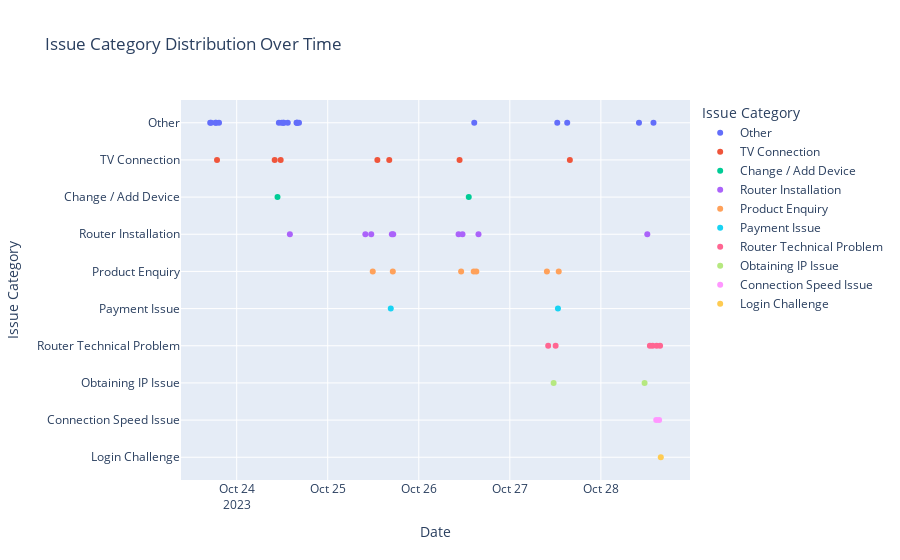

The code cell stored with this chart in its notebook:
### Markdown cell above
#### Plotly

### Code cell
import sqlite3
import pandas as pd
import plotly.express as px

# Connect to SQLite database
conn = sqlite3.connect('transcriptions.db')

# Fetch data from the database
query = "SELECT date, issue_category FROM transcriptions WHERE issue_category IS NOT NULL"
df = pd.read_sql_query(query, conn)

# Convert 'date' column to datetime format
df['date'] = pd.to_datetime(df['date'])

# Create a scatter plot using Plotly
fig = px.scatter(df, x='date', y='issue_category', color='issue_category',
                 title='Issue Category Distribution Over Time',
                 labels={'date': 'Date', 'issue_category': 'Issue Category'})

# Show the plot
fig.show()

### Figure 1 — Plotly figure (JSON) as saved in the notebook; plotly's stock layout.template omitted (floating-point values rounded to 4 significant figures)
{"data": [{"hovertemplate": "Issue Category=%{y}<br>Date=%{x}<extra></extra>", "legendgroup": "Other", "marker": {"color": "#636efa", "symbol": "circle"}, "mode": "markers", "name": "Other", "orientation": "v", "showlegend": true, "type": "scatter", "x": ["2023-10-23T17:01:03", "2023-10-23T17:14:53", "2023-10-23T18:23:25", "2023-10-23T18:33:23", "2023-10-23T19:20:24", "2023-10-24T11:07:08", "2023-10-24T11:52:11", "2023-10-24T12:17:17", "2023-10-24T12:26:22", "2023-10-24T13:28:05", "2023-10-24T15:46:44", "2023-10-24T15:52:41", "2023-10-24T15:58:38", "2023-10-24T16:25:20", "2023-10-26T14:37:26", "2023-10-27T12:30:20", "2023-10-27T15:07:46", "2023-10-28T10:02:46", "2023-10-28T13:52:12"], "xaxis": "x", "y": ["Other", "Other", "Other", "Other", "Other", "Other", "Other", "Other", "Other", "Other", "Other", "Other", "Other", "Other", "Other", "Other", "Other", "Other", "Other"], "yaxis": "y"}, {"hovertemplate": "Issue Category=%{y}<br>Date=%{x}<extra></extra>", "legendgroup": "TV Connection", "marker": {"color": "#EF553B", "symbol": "circle"}, "mode": "markers", "name": "TV Connection", "orientation": "v", "showlegend": true, "type": "scatter", "x": ["2023-10-23T18:48:51", "2023-10-24T10:01:06", "2023-10-24T11:35:40", "2023-10-25T13:04:46", "2023-10-25T16:12:58", "2023-10-26T10:45:14", "2023-10-27T15:49:38"], "xaxis": "x", "y": ["TV Connection", "TV Connection", "TV Connection", "TV Connection", "TV Connection", "TV Connection", "TV Connection"], "yaxis": "y"}, {"hovertemplate": "Issue Category=%{y}<br>Date=%{x}<extra></extra>", "legendgroup": "Change / Add Device", "marker": {"color": "#00cc96", "symbol": "circle"}, "mode": "markers", "name": "Change / Add Device", "orientation": "v", "showlegend": true, "type": "scatter", "x": ["2023-10-24T10:45:56", "2023-10-26T13:10:39"], "xaxis": "x", "y": ["Change / Add Device", "Change / Add Device"], "yaxis": "y"}, {"hovertemplate": "Issue Category=%{y}<br>Date=%{x}<extra></extra>", "legendgroup": "Router Installation", "marker": {"color": "#ab63fa", "symbol": "circle"}, "mode": "markers", "name": "Router Installation", "orientation": "v", "showlegend": true, "type": "scatter", "x": ["2023-10-24T14:01:17", "2023-10-25T09:55:09", "2023-10-25T11:28:14", "2023-10-25T16:54:28", "2023-10-25T17:15:41", "2023-10-26T10:29:49", "2023-10-26T11:31:04", "2023-10-26T15:44:33", "2023-10-28T12:14:21"], "xaxis": "x", "y": ["Router Installation", "Router Installation", "Router Installation", "Router Installation", "Router Installation", "Router Installation", "Router Installation", "Router Installation", "Router Installation"], "yaxis": "y"}, {"hovertemplate": "Issue Category=%{y}<br>Date=%{x}<extra></extra>", "legendgroup": "Product Enquiry", "marker": {"color": "#FFA15A", "symbol": "circle"}, "mode": "markers", "name": "Product Enquiry", "orientation": "v", "showlegend": true, "type": "scatter", "x": ["2023-10-25T11:52:14", "2023-10-25T17:09:07", "2023-10-26T11:09:39", "2023-10-26T14:29:05", "2023-10-26T15:10:32", "2023-10-27T09:46:30", "2023-10-27T12:53:38"], "xaxis": "x", "y": ["Product Enquiry", "Product Enquiry", "Product Enquiry", "Product Enquiry", "Product Enquiry", "Product Enquiry", "Product Enquiry"], "yaxis": "y"}, {"hovertemplate": "Issue Category=%{y}<br>Date=%{x}<extra></extra>", "legendgroup": "Payment Issue", "marker": {"color": "#19d3f3", "symbol": "circle"}, "mode": "markers", "name": "Payment Issue", "orientation": "v", "showlegend": true, "type": "scatter", "x": ["2023-10-25T16:37:06", "2023-10-27T12:41:13"], "xaxis": "x", "y": ["Payment Issue", "Payment Issue"], "yaxis": "y"}, {"hovertemplate": "Issue Category=%{y}<br>Date=%{x}<extra></extra>", "legendgroup": "Router Technical Problem", "marker": {"color": "#FF6692", "symbol": "circle"}, "mode": "markers", "name": "Router Technical Problem", "orientation": "v", "showlegend": true, "type": "scatter", "x": ["2023-10-27T10:06:59", "2023-10-27T12:04:17", "2023-10-28T12:55:32", "2023-10-28T13:38:25", "2023-10-28T14:42:24", "2023-10-28T15:36:39"], "xaxis": "x", "y": ["Router Technical Problem", "Router Technical Problem", "Router Technical Problem", "Router Technical Problem", "Router Technical Problem", "Router Technical Problem"], "yaxis": "y"}, {"hovertemplate": "Issue Category=%{y}<br>Date=%{x}<extra></extra>", "legendgroup": "Obtaining IP Issue", "marker": {"color": "#B6E880", "symbol": "circle"}, "mode": "markers", "name": "Obtaining IP Issue", "orientation": "v", "showlegend": true, "type": "scatter", "x": ["2023-10-27T11:32:52", "2023-10-28T11:31:33"], "xaxis": "x", "y": ["Obtaining IP Issue", "Obtaining IP Issue"], "yaxis": "y"}, {"hovertemplate": "Issue Category=%{y}<br>Date=%{x}<extra></extra>", "legendgroup": "Connection Speed Issue", "marker": {"color": "#FF97FF", "symbol": "circle"}, "mode": "markers", "name": "Connection Speed Issue", "orientation": "v", "showlegend": true, "type": "scatter", "x": ["2023-10-28T14:35:37", "2023-10-28T15:21:28"], "xaxis": "x", "y": ["Connection Speed Issue", "Connection Speed Issue"], "yaxis": "y"}, {"hovertemplate": "Issue Category=%{y}<br>Date=%{x}<extra></extra>", "legendgroup": "Login Challenge", "marker": {"color": "#FECB52", "symbol": "circle"}, "mode": "markers", "name": "Login Challenge", "orientation": "v", "showlegend": true, "type": "scatter", "x": ["2023-10-28T15:48:01"], "xaxis": "x", "y": ["Login Challenge"], "yaxis": "y"}], "layout": {"legend": {"title": {"text": "Issue Category"}, "tracegroupgap": 0}, "title": {"text": "Issue Category Distribution Over Time"}, "xaxis": {"anchor": "y", "domain": [0, 1], "title": {"text": "Date"}}, "yaxis": {"anchor": "x", "categoryarray": ["Login Challenge", "Connection Speed Issue", "Obtaining IP Issue", "Router Technical Problem", "Payment Issue", "Product Enquiry", "Router Installation", "Change / Add Device", "TV Connection", "Other"], "categoryorder": "array", "domain": [0, 1], "title": {"text": "Issue Category"}}}}
